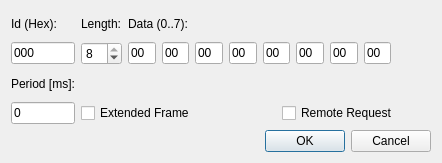
<?xml version="1.0" encoding="UTF-8"?>
<ui version="4.0">
 <class>CanMessageDlgClass</class>
 <widget class="QDialog" name="CanMessageDlgClass">
  <property name="geometry">
   <rect>
    <x>0</x>
    <y>0</y>
    <width>442</width>
    <height>163</height>
   </rect>
  </property>
  <property name="windowTitle">
   <string>New transmit message</string>
  </property>
  <layout class="QVBoxLayout" name="verticalLayout">
   <item>
    <layout class="QGridLayout" name="gridLayout" columnstretch="1,1,0,0">
     <item row="0" column="0">
      <widget class="QLabel" name="label">
       <property name="text">
        <string>Id (Hex):</string>
       </property>
       <property name="buddy">
        <cstring>lineEditId</cstring>
       </property>
      </widget>
     </item>
     <item row="0" column="1">
      <widget class="QLabel" name="label_2">
       <property name="text">
        <string>Length:</string>
       </property>
       <property name="textFormat">
        <enum>Qt::LogText</enum>
       </property>
       <property name="buddy">
        <cstring>spinBoxDlc</cstring>
       </property>
      </widget>
     </item>
     <item row="0" column="2">
      <widget class="QLabel" name="label_3">
       <property name="text">
        <string>Data (0..7):</string>
       </property>
      </widget>
     </item>
     <item row="1" column="0">
      <widget class="QLineEdit" name="lineEditId">
       <property name="inputMask">
        <string>HHH; </string>
       </property>
       <property name="text">
        <string>000</string>
       </property>
       <property name="cursorMoveStyle">
        <enum>Qt::VisualMoveStyle</enum>
       </property>
      </widget>
     </item>
     <item row="1" column="1">
      <widget class="QSpinBox" name="spinBoxDlc">
       <property name="maximum">
        <number>8</number>
       </property>
       <property name="value">
        <number>8</number>
       </property>
      </widget>
     </item>
     <item row="1" column="2" colspan="2">
      <layout class="QHBoxLayout" name="horizontalLayout">
       <item>
        <widget class="QLineEdit" name="lineEditData0">
         <property name="maximumSize">
          <size>
           <width>28</width>
           <height>16777215</height>
          </size>
         </property>
         <property name="inputMask">
          <string>HH; </string>
         </property>
         <property name="text">
          <string>00</string>
         </property>
        </widget>
       </item>
       <item>
        <widget class="QLineEdit" name="lineEditData1">
         <property name="maximumSize">
          <size>
           <width>28</width>
           <height>16777215</height>
          </size>
         </property>
         <property name="inputMask">
          <string>HH; </string>
         </property>
         <property name="text">
          <string>00</string>
         </property>
        </widget>
       </item>
       <item>
        <widget class="QLineEdit" name="lineEditData2">
         <property name="maximumSize">
          <size>
           <width>28</width>
           <height>16777215</height>
          </size>
         </property>
         <property name="inputMask">
          <string>HH; </string>
         </property>
         <property name="text">
          <string>00</string>
         </property>
        </widget>
       </item>
       <item>
        <widget class="QLineEdit" name="lineEditData3">
         <property name="maximumSize">
          <size>
           <width>28</width>
           <height>16777215</height>
          </size>
         </property>
         <property name="inputMask">
          <string>HH; </string>
         </property>
         <property name="text">
          <string>00</string>
         </property>
        </widget>
       </item>
       <item>
        <widget class="QLineEdit" name="lineEditData4">
         <property name="maximumSize">
          <size>
           <width>28</width>
           <height>16777215</height>
          </size>
         </property>
         <property name="inputMask">
          <string>HH; </string>
         </property>
         <property name="text">
          <string>00</string>
         </property>
        </widget>
       </item>
       <item>
        <widget class="QLineEdit" name="lineEditData5">
         <property name="maximumSize">
          <size>
           <width>28</width>
           <height>16777215</height>
          </size>
         </property>
         <property name="inputMask">
          <string>HH; </string>
         </property>
         <property name="text">
          <string>00</string>
         </property>
        </widget>
       </item>
       <item>
        <widget class="QLineEdit" name="lineEditData6">
         <property name="maximumSize">
          <size>
           <width>28</width>
           <height>16777215</height>
          </size>
         </property>
         <property name="inputMask">
          <string>HH; </string>
         </property>
         <property name="text">
          <string>00</string>
         </property>
        </widget>
       </item>
       <item>
        <widget class="QLineEdit" name="lineEditData7">
         <property name="maximumSize">
          <size>
           <width>28</width>
           <height>16777215</height>
          </size>
         </property>
         <property name="inputMask">
          <string>HH; </string>
         </property>
         <property name="text">
          <string>00</string>
         </property>
        </widget>
       </item>
       <item>
        <spacer name="horizontalSpacer_2">
         <property name="orientation">
          <enum>Qt::Horizontal</enum>
         </property>
         <property name="sizeHint" stdset="0">
          <size>
           <width>40</width>
           <height>20</height>
          </size>
         </property>
        </spacer>
       </item>
      </layout>
     </item>
     <item row="2" column="0">
      <widget class="QLabel" name="label_4">
       <property name="text">
        <string>Period [ms]:</string>
       </property>
       <property name="buddy">
        <cstring>lineEditPeriod</cstring>
       </property>
      </widget>
     </item>
     <item row="3" column="0">
      <widget class="QLineEdit" name="lineEditPeriod">
       <property name="text">
        <string>0</string>
       </property>
      </widget>
     </item>
     <item row="3" column="1" colspan="2">
      <widget class="QCheckBox" name="checkBoxExtended">
       <property name="text">
        <string>Extended Frame</string>
       </property>
      </widget>
     </item>
     <item row="3" column="3">
      <widget class="QCheckBox" name="checkBoxRtr">
       <property name="text">
        <string>Remote Request</string>
       </property>
      </widget>
     </item>
    </layout>
   </item>
   <item>
    <layout class="QHBoxLayout" name="horizontalLayout_2">
     <item>
      <spacer name="horizontalSpacer">
       <property name="orientation">
        <enum>Qt::Horizontal</enum>
       </property>
       <property name="sizeHint" stdset="0">
        <size>
         <width>40</width>
         <height>20</height>
        </size>
       </property>
      </spacer>
     </item>
     <item>
      <widget class="QDialogButtonBox" name="buttonBox">
       <property name="standardButtons">
        <set>QDialogButtonBox::Cancel|QDialogButtonBox::Ok</set>
       </property>
       <property name="centerButtons">
        <bool>false</bool>
       </property>
      </widget>
     </item>
    </layout>
   </item>
  </layout>
 </widget>
 <layoutdefault spacing="6" margin="11"/>
 <resources/>
 <connections>
  <connection>
   <sender>buttonBox</sender>
   <signal>accepted()</signal>
   <receiver>CanMessageDlgClass</receiver>
   <slot>accept()</slot>
   <hints>
    <hint type="sourcelabel">
     <x>348</x>
     <y>142</y>
    </hint>
    <hint type="destinationlabel">
     <x>234</x>
     <y>86</y>
    </hint>
   </hints>
  </connection>
  <connection>
   <sender>buttonBox</sender>
   <signal>rejected()</signal>
   <receiver>CanMessageDlgClass</receiver>
   <slot>reject()</slot>
   <hints>
    <hint type="sourcelabel">
     <x>348</x>
     <y>142</y>
    </hint>
    <hint type="destinationlabel">
     <x>234</x>
     <y>86</y>
    </hint>
   </hints>
  </connection>
 </connections>
</ui>
